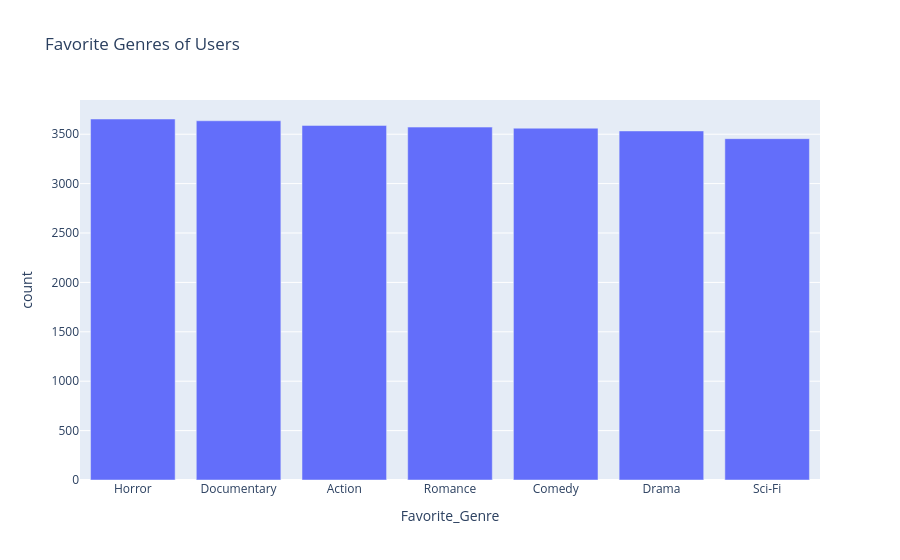

Source (notebook cell):
### Code cell
fig = px.bar(favorite_genre.reset_index(),x = "Favorite_Genre",y = "count",title="Favorite Genres of Users")
fig.write_image("temp.png")
from IPython.display import Image
Image("temp.png")

### Figure 1 — Plotly figure (JSON) as saved in the notebook; plotly's stock layout.template omitted (floating-point values rounded to 4 significant figures)
{"data": [{"hovertemplate": "Favorite_Genre=%{x}<br>count=%{y}<extra></extra>", "legendgroup": "", "marker": {"color": "#636efa", "pattern": {"shape": ""}}, "name": "", "orientation": "v", "showlegend": false, "textposition": "auto", "type": "bar", "x": ["Horror", "Documentary", "Action", "Romance", "Comedy", "Drama", "Sci-Fi"], "xaxis": "x", "y": [3654, 3636, 3589, 3572, 3561, 3533, 3455], "yaxis": "y"}], "layout": {"barmode": "relative", "legend": {"tracegroupgap": 0}, "title": {"text": "Favorite Genres of Users"}, "xaxis": {"anchor": "y", "domain": [0, 1], "title": {"text": "Favorite_Genre"}}, "yaxis": {"anchor": "x", "domain": [0, 1], "title": {"text": "count"}}}}
